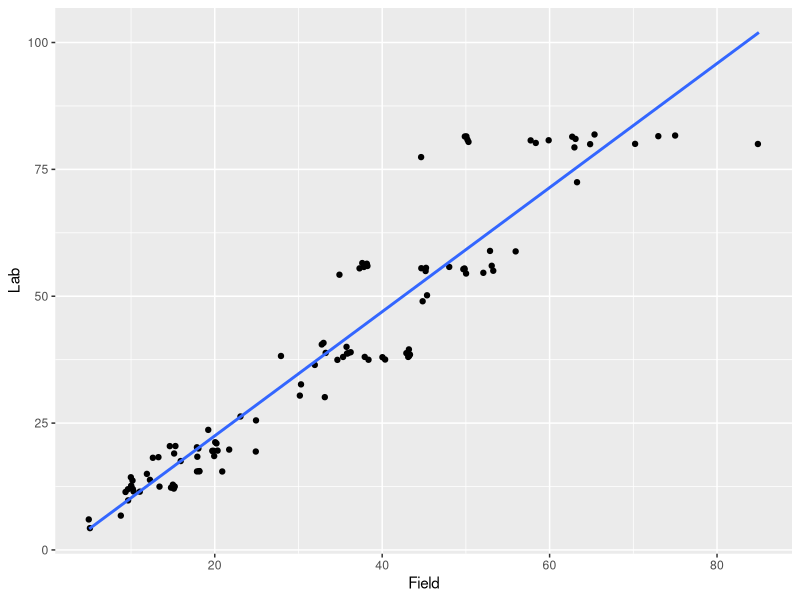
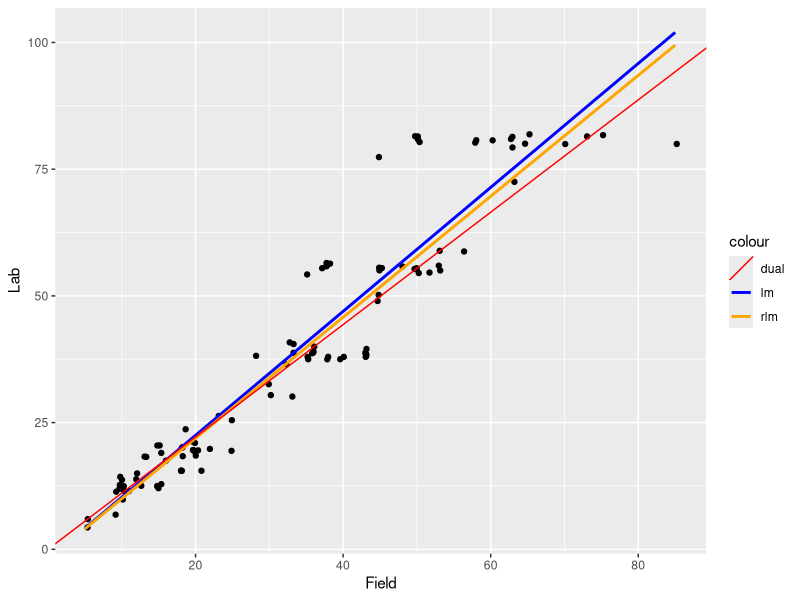

Write the R code that produced these figures, in order.
# Alexander Durbin
# STAT5514 Homework 4
# Dual Regression

# library(tidyverse)
# 
# raw <- read.table('data.txt', header = TRUE)
# head(raw)
# 
# lmfit <- lm(Lab ~ Field, data = raw)
# ob0 <- coefficients(lmfit)[1]
# ob1 <- coefficients(lmfit)[2]
# 
# resid <- residuals(lmfit)
# resid2 <- resid^2
# 
# glmfit <- glm(resid2 ~ raw$Field, family = Gamma(link = "log"))
# 
# w = rep(0, nrow(raw))
# 
# for(i in 1:nrow(raw)){
#   
#   w[i] = 1 / exp(ob0 + ob1 * raw$Field[i])
#   
# }
# 
# w <- diag(w)
# 
# raw$Lab <- sqrt(w) * raw$Lab
# raw$Field <- sqrt(w) * raw$Field
# 
# lmfit_new <- lm(Lab ~ Field, data = raw)
# 
# if(all(coefficients(lmfit) - coefficients(lmfit_new)) < 1E-5) print('alex')

# so assuming i am computing this correctly keep wrap this in a while loop 
# after initial estimates old, new


# new start ---------------------------------------------------------------

library(tidyverse)
library(MASS)

raw <- read.table('data.txt', header = TRUE)
y <- raw$Lab
x <- raw$Field

ggplot(data = raw) +
  geom_jitter(mapping = aes(x = Field, y = Lab)) +
  geom_smooth(mapping = aes(x = Field, y = Lab), method = 'lm', se = FALSE)

f1 <- lm(y ~ x)
bo <- coefficients(f1)
r2 <- residuals(f1)^2
f2 <- glm(r2 ~ x, family = Gamma(link = 'log'), maxit = 1000)
w = rep(0, nrow(raw))
w <- sapply(x, function(g) return(1 / exp(coefficients(f1)[1] + coefficients(f1)[2] * g)))
y <- sqrt(w) * y
x <- sqrt(w) * x
bn <- coefficients(lm(y ~ x))

while(all(abs(bn - bo) > 1E-5)){
  
  f1 <- lm(y ~ x)
  r2 <- residuals(f1)^2
  f2 <- glm(r2 ~ x, family = Gamma(link = 'log'), maxit = 1000)
  w = rep(0, nrow(raw))
  w <- sapply(x, function(g) return(1 / exp(coefficients(f1)[1] + coefficients(f1)[2] * g)))
  y <- sqrt(w) * y
  x <- sqrt(w) * x
  bo <- coefficients(f1)
  bn <- coefficients(lm(y ~ x))
  
}

bo
bn

ggplot(data = raw) +
  geom_jitter(mapping = aes(x = Field, y = Lab)) +
  geom_smooth(mapping = aes(x = Field, y = Lab, color = 'lm'), method = 'lm', se = FALSE, fullrange = TRUE) +
  geom_smooth(mapping = aes(x = Field, y = Lab, color = 'rlm'), method = 'rlm', se = FALSE, fullrange = TRUE) +
  geom_abline(mapping = aes(color = 'dual', slope = bn[2], intercept = bn[1])) +
  scale_color_manual(values = c('red', 'blue', 'orange'))
